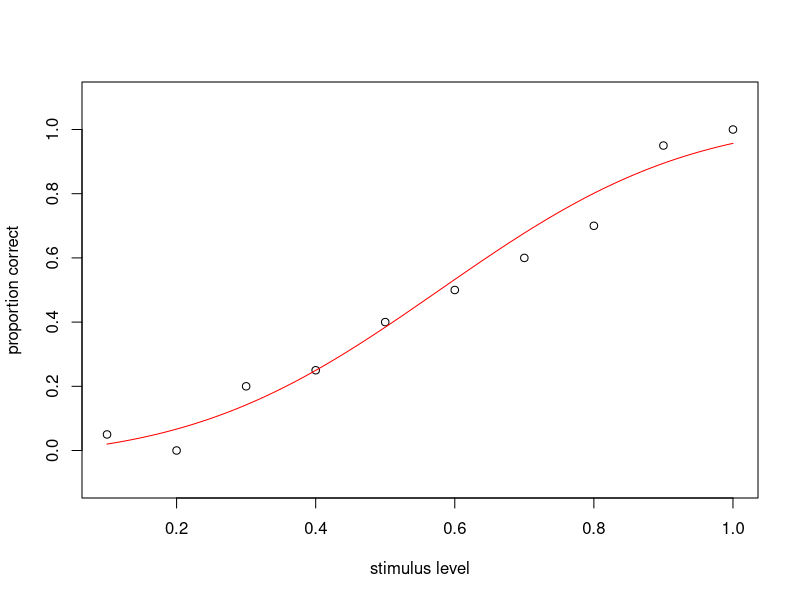

Recreate this plot in R.
# problem1.R  Solution to topic 7, problem 1

rm( list=ls() )

# make up some behavioural data for a discrimination task
df <- data.frame( stimlev=seq( 0.1, 1.0, by=0.1 ),                  # stimulus levels
                  ntrials=rep( 20, times=10 ),                      # number of trials at each stimulus level
                  nhigher=c( 1, 0, 4, 5, 8, 10, 12, 14, 19, 20 ) )  # number of trials where the observer responded "higher"
df$phigher <- df$nhigher / df$ntrials                               # 'nhigher' expressed as a proportion

# make a psychometric function with a lapse parameter, lambda
psymet <- function( x, mu, sigma, lambda ) lambda + (1-2*lambda)*pnorm( x, mean=mu, sd=sigma )

# find the maximum likelihood fit
errfn <- function( p ) -sum(log( dbinom( df$nhigher, df$ntrials, psymet( df$stimlev, p[1], p[2], p[3] ) ) ))
fit <- optim( c( 0.20, 0.20, 0.05 ), errfn )
param <- fit$par

# plot the data and fit
plot( df$stimlev, df$phigher, ylim=c(-0.1,1.1), xlab='stimulus level', ylab='proportion correct' )
curve( psymet( x, param[1], param[2], param[3] ), col='red', add=TRUE )

